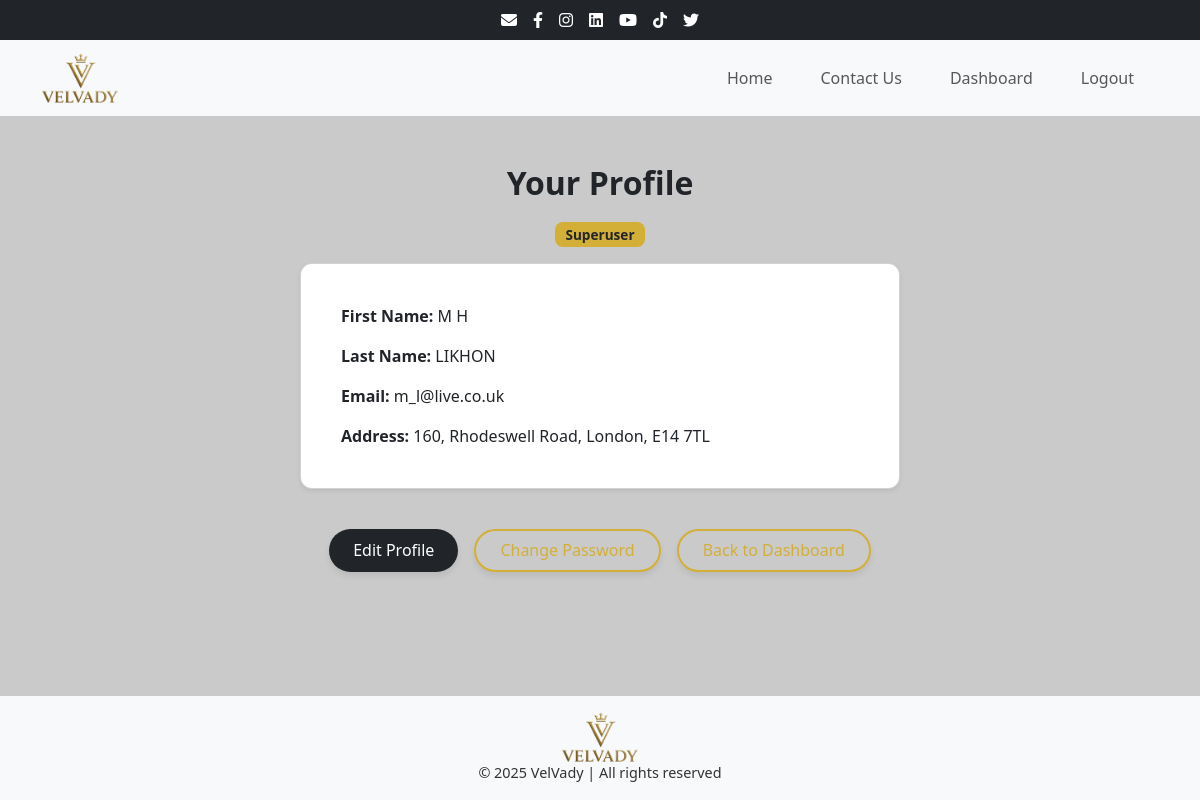
The app's page /accounts/profile/ (signed in), older data.
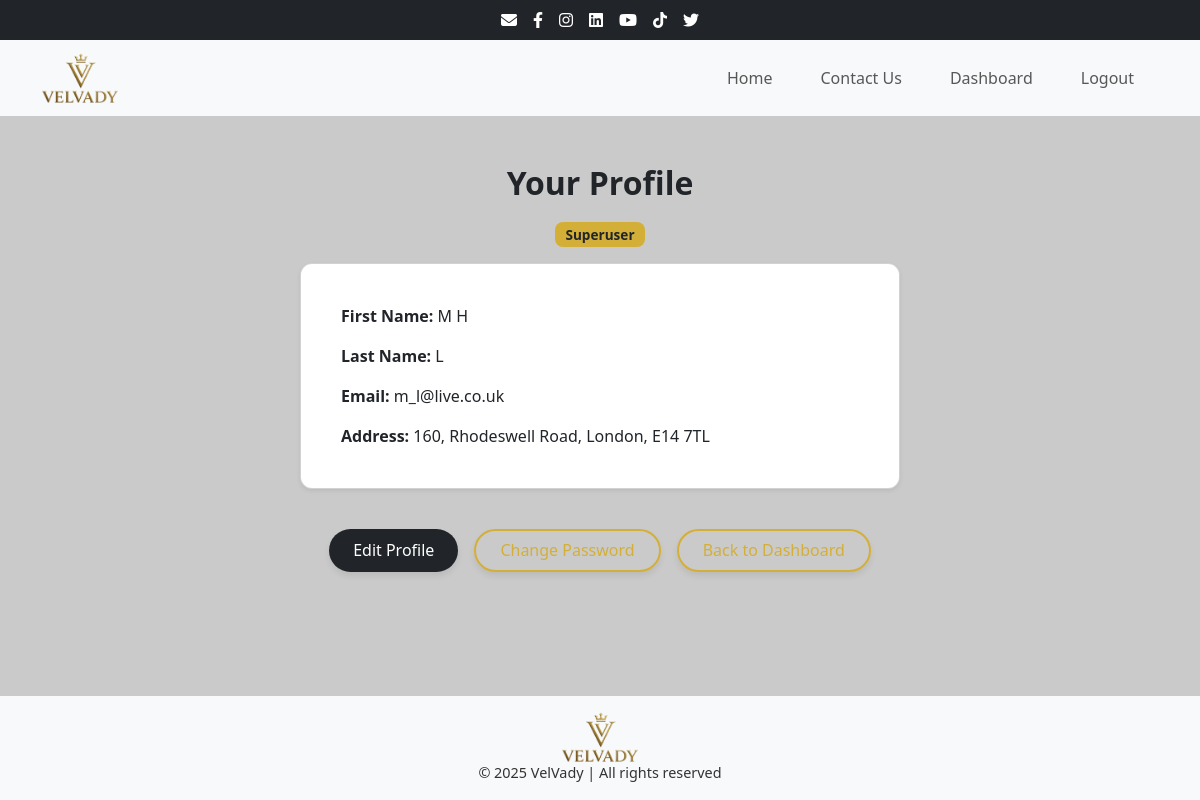
The same page, newer data.
### accounts/models.py (models this page shows, shortened)
class CustomUser(AbstractBaseUser, PermissionsMixin):
    email = models.EmailField(unique=True)
    first_name = models.CharField(max_length=50)
    last_name = models.CharField(max_length=50)
    address = models.TextField()
    is_active = models.BooleanField(default=True)
    is_staff = models.BooleanField(default=False)
    date_joined = models.DateTimeField(default=timezone.now)
    objects = CustomUserManager()
    USERNAME_FIELD = "email"
    REQUIRED_FIELDS = ["first_name", "last_name", "address"]

### accounts/views.py (the view)
# urls.py: path('profile/', views.profile_view, name='profile'),
@login_required
def profile_view(request):
    return render(request, "accounts/profile.html")

### accounts/templates/accounts/profile.html (shortened to what this page needs)
{% extends "core/base.html" %}
{% block content %}
<div class="container my-5">
    <div class="text-center mb-3">
        <h2 class="fw-bold">Your Profile</h2>
        {% if user.is_superuser %}
            <span class="badge bg-dark">Superuser</span>
        {% elif user.is_staff %}
            <span class="badge bg-secondary">Staff</span>
        {% endif %}
    </div>
    <div class="card mx-auto p-4 shadow-sm" style="max-width: 600px;">
        <div class="card-body">
            <p class="mb-3">
                <strong>First Name:</strong> {{ user.first_name }}
            </p>
            <p class="mb-3">
                <strong>Last Name:</strong> {{ user.last_name }}
            </p>
            <p class="mb-3">
                <strong>Email:</strong> {{ user.email }}
            </p>
            {% if user.address %}
            <p class="mb-0">
                <strong>Address:</strong> {{ user.address }}
            </p>
            {% endif %}
        </div>
    </div>
    <div class="d-flex justify-content-center flex-wrap profile-actions">
        <a href="{% url 'profile_edit' %}" class="btn btn-pill btn-pill-primary">Edit Profile</a>
        <a href="{% url 'password_change' %}" class="btn btn-pill btn-pill-outline">Change Password</a>
        <a href="{% url 'dashboard' %}" class="btn btn-pill btn-pill-outline">Back to Dashboard</a>
    </div>
</div>
{% endblock %}

Row changes from the older to the newer data that the page shows:
changed CustomUser "m_l@live.co.uk": last_name "LIKHON" → "L"
